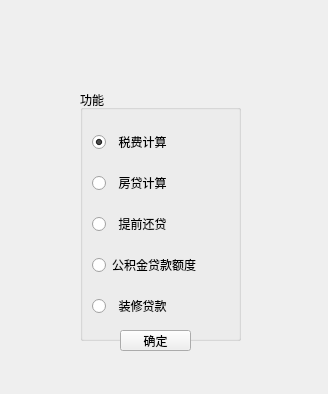
<?xml version="1.0" encoding="UTF-8"?>
<ui version="4.0">
 <class>Widget</class>
 <widget class="QWidget" name="Widget">
  <property name="geometry">
   <rect>
    <x>0</x>
    <y>0</y>
    <width>328</width>
    <height>394</height>
   </rect>
  </property>
  <property name="windowTitle">
   <string>Widget</string>
  </property>
  <property name="windowIcon">
   <iconset resource="res.qrc">
    <normaloff>:/new/prefix1/image/b1.ico</normaloff>:/new/prefix1/image/b1.ico</iconset>
  </property>
  <widget class="QGroupBox" name="groupBox">
   <property name="geometry">
    <rect>
     <x>80</x>
     <y>90</y>
     <width>161</width>
     <height>251</height>
    </rect>
   </property>
   <property name="title">
    <string>功能</string>
   </property>
   <layout class="QVBoxLayout" name="verticalLayout">
    <item>
     <widget class="QRadioButton" name="radioButton_1">
      <property name="text">
       <string>  税费计算</string>
      </property>
      <property name="checked">
       <bool>true</bool>
      </property>
      <attribute name="buttonGroup">
       <string notr="true">buttonGroup</string>
      </attribute>
     </widget>
    </item>
    <item>
     <widget class="QRadioButton" name="radioButton_2">
      <property name="text">
       <string>  房贷计算</string>
      </property>
      <attribute name="buttonGroup">
       <string notr="true">buttonGroup</string>
      </attribute>
     </widget>
    </item>
    <item>
     <widget class="QRadioButton" name="radioButton_3">
      <property name="text">
       <string>  提前还贷</string>
      </property>
      <attribute name="buttonGroup">
       <string notr="true">buttonGroup</string>
      </attribute>
     </widget>
    </item>
    <item>
     <widget class="QRadioButton" name="radioButton_4">
      <property name="text">
       <string>公积金贷款额度</string>
      </property>
      <attribute name="buttonGroup">
       <string notr="true">buttonGroup</string>
      </attribute>
     </widget>
    </item>
    <item>
     <widget class="QRadioButton" name="radioButton_5">
      <property name="text">
       <string>  装修贷款</string>
      </property>
      <attribute name="buttonGroup">
       <string notr="true">buttonGroup</string>
      </attribute>
     </widget>
    </item>
   </layout>
  </widget>
  <widget class="QPushButton" name="pushButton">
   <property name="geometry">
    <rect>
     <x>120</x>
     <y>330</y>
     <width>71</width>
     <height>21</height>
    </rect>
   </property>
   <property name="text">
    <string>确定</string>
   </property>
  </widget>
  <widget class="QLabel" name="label">
   <property name="geometry">
    <rect>
     <x>0</x>
     <y>-20</y>
     <width>371</width>
     <height>431</height>
    </rect>
   </property>
   <property name="text">
    <string/>
   </property>
   <property name="pixmap">
    <pixmap resource="res.qrc">:/new/prefix1/image/背景板.jpg</pixmap>
   </property>
  </widget>
  <zorder>label</zorder>
  <zorder>groupBox</zorder>
  <zorder>pushButton</zorder>
 </widget>
 <resources>
  <include location="res.qrc"/>
 </resources>
 <connections/>
 <buttongroups>
  <buttongroup name="buttonGroup"/>
 </buttongroups>
</ui>
